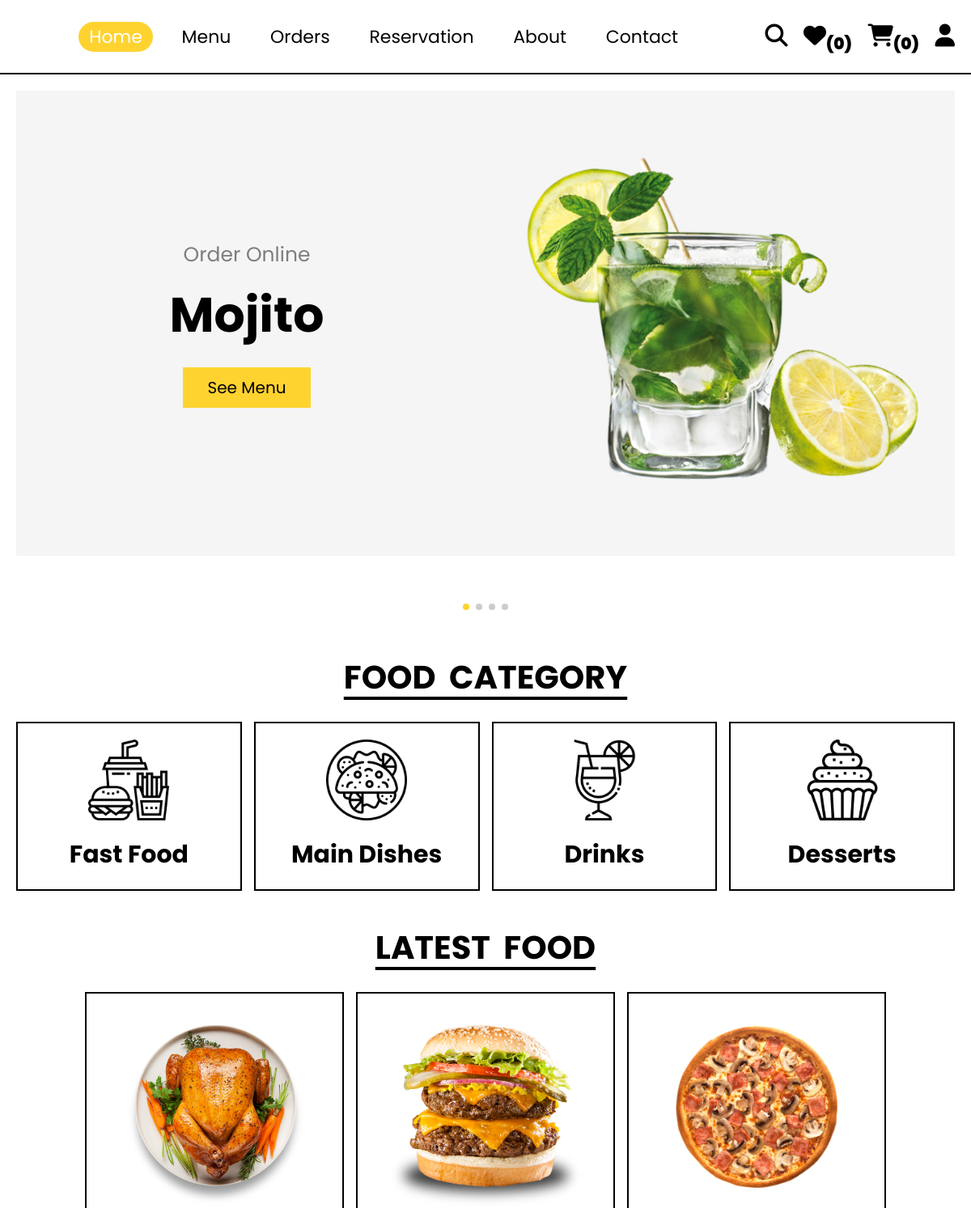
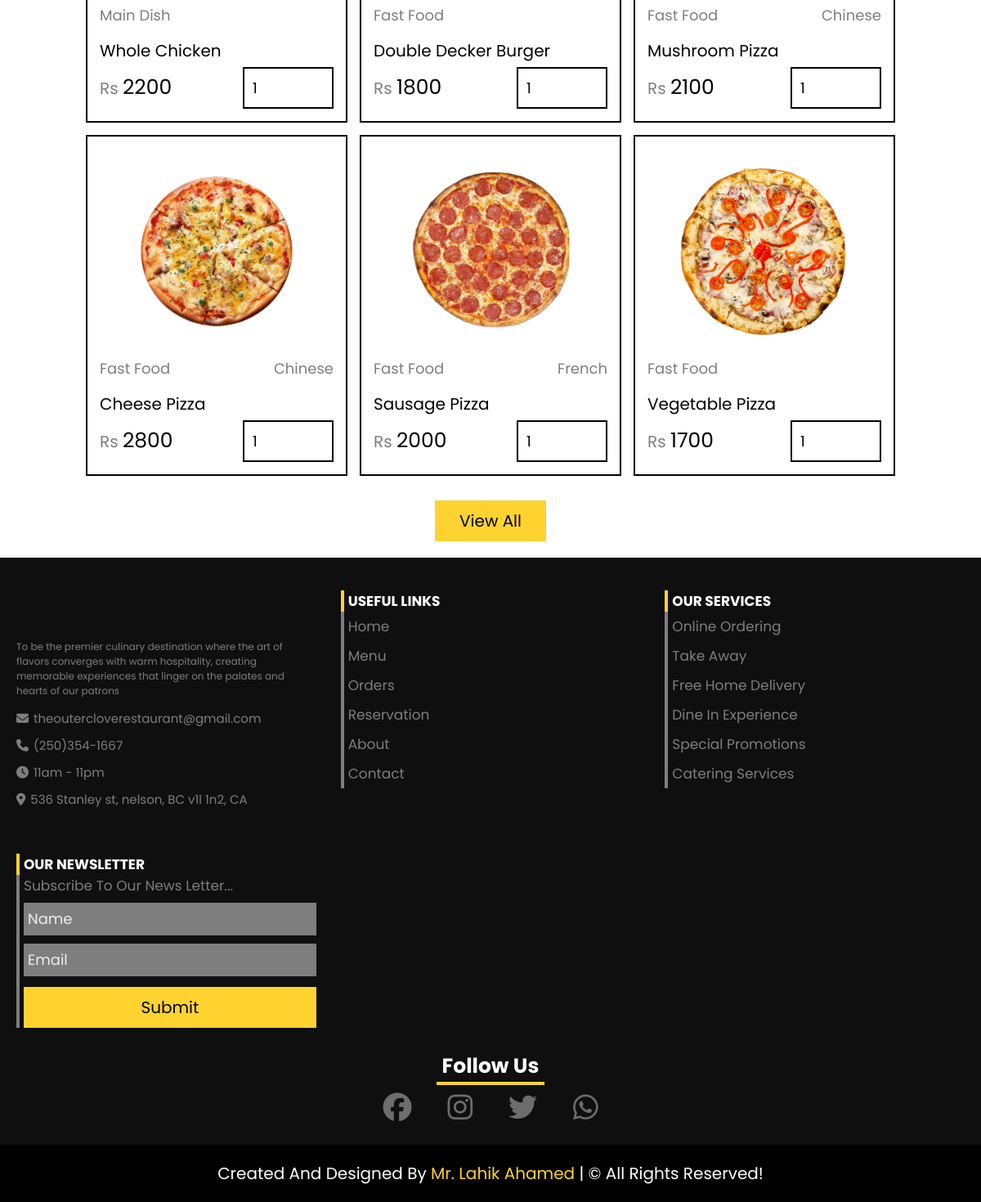
Page /customer/home.php on the committed database (2 pictures, top to bottom).
### tables this page shows
CREATE TABLE `products` (
  `id` int(11) NOT NULL,
  `cuisine` varchar(50) NOT NULL,
  `category` varchar(50) NOT NULL,
  `name` varchar(50) NOT NULL,
  `price` int(11) NOT NULL,
  `image` varchar(50) NOT NULL,
  `hero_slider` tinyint(1) NOT NULL
);

### customer/home.php (the view, shortened to what this page needs)
<?php
    include("../db/database.php");
?>
<!DOCTYPE html>
<html lang="en">
<head>
    <link rel="stylesheet" href="https://cdn.jsdelivr.net/npm/swiper@11/swiper-bundle.min.css"/>
    <link rel="stylesheet" href="../CSS/customer_style.css">
</head>
<body>
    <?php include("../components/user_header.php"); ?>
    <section class="hero">
        <div class="hero-slider">
            <div class="swiper-wrapper">
            <?php
                $select_hero_products = $conn->prepare("SELECT * FROM products WHERE hero_slider = ?");
                $select_hero_products->execute([1]);
                if($select_hero_products->rowCount() > 0) {
                    while($fetch_hero_products = $select_hero_products->fetch(PDO::FETCH_ASSOC)) {
            ?>
                        <div class="swiper-slide">
                            <div class="content">
                                <span>order online</span>
                                <h3><?= $fetch_hero_products['name'] ?></h3>
                                <a href="menu.php" class="btn">see menu</a>
                            </div>
                            <div class="image">
                                <img src="../uploaded images/<?= $fetch_hero_products['image'] ?>" alt="">
                            </div>
                        </div>
            <?php
                    }
                }
            ?>
            </div>
            <div class="swiper-pagination"></div>
        </div>
    </section>
    <section class="category">
        <h1 class="title">food category</h1>
        <div class="box-container">
            <a href="category.php?category=fast food" class="box">
                <img src="../images/cat-1.png" alt="">
                <h3>fast food</h3>
            </a>
            <a href="category.php?category=main dishes" class="box">
                <img src="../images/cat-2.png" alt="">
                <h3>main dishes</h3>
            </a>
            <a href="category.php?category=drinks" class="box">
                <img src="../images/cat-3.png" alt="">
                <h3>drinks</h3>
            </a>
            <a href="category.php?category=desserts" class="box">
                <img src="../images/cat-4.png" alt="">
                <h3>desserts</h3>
            </a>
        </div>
    </section>
    <section class="products">
        <h1 class="title">latest food</h1>
        <div class="box-container">
            <?php
                $select_products = $conn->prepare("SELECT * FROM products ORDER BY id DESC LIMIT 6");
                $select_products->execute();
                if($select_products->rowCount() > 0) {
                    while($fetch_products = $select_products->fetch(pdo::FETCH_ASSOC)) {
            ?>
                    <form action="" method="POST" class="box">
                    <img src="../uploaded images/<?= $fetch_products['image']; ?>" alt="">
                    <div class="cuisine-category">
                        <a href="category.php?category=<?= $fetch_products['category']; ?>" class="cat"
                        ><?= $fetch_products['category']; ?></a>
                        <a href="cuisine.php?cuisine=<?= $fetch_products['cuisine']; ?>" class="cuisine"
                        ><?= $fetch_products['cuisine']; ?></a>
                    </div>
                    <div class="name"><?= $fetch_products['name']; ?></div>
                    <div class="flex">
                        <div class="price"><span>Rs </span><?= $fetch_products['price']; ?></div>
                        <input type="number" name="qty" class="qty" min="1" max="99"
                        value="1" maxlength="2" onkeypress="if(this.value.length == 2) return false;">
                    </div>
                    </form>
            <?php
                }
                }else {
                    echo '<div class="empty">no products added yet!</div>';
                }
            ?>
        </div>
        <div class="more-btn">
            <a href="menu.php" class="btn">view all</a>
        </div>
    </section>
</body>
</html>
<?php include("../components/footer.php"); ?>

### components/user_header.php (shortened to what this page needs)
<?php
include("../db/database.php");
if(isset($_SESSION["id"])) {
    $user_id = $_SESSION["id"];
}else {
    $user_id = '';
}
?>
<link rel="stylesheet" href="https://cdn.jsdelivr.net/npm/swiper@11/swiper-bundle.min.css"/>
<link rel="stylesheet" href="../CSS/customer_style.css">
<header class="header">
    <section class="flex">
        <?php
            function getCurrentPageClass($page) {
                $currentPage = basename($_SERVER['PHP_SELF']);
                return ($currentPage == $page) ? 'selected' : '';
            }
        ?>
        <nav class="navbar">
            <a href="home.php" class="<?php echo getCurrentPageClass('home.php'); ?>">home</a>
            <a href="menu.php" class="<?php echo getCurrentPageClass('menu.php'); ?>">menu</a>
            <a href="order.php" class="<?php echo getCurrentPageClass('order.php'); ?>">orders</a>
            <a href="reservation.php" class="<?php echo getCurrentPageClass('reservation.php'); ?>">reservation</a>
            <a href="about.php" class="<?php echo getCurrentPageClass('about.php'); ?>">about</a>
            <a href="contact.php" class="<?php echo getCurrentPageClass('contact.php'); ?>">contact</a>
        </nav>
        <div class="icons">
            <?php
                $user_wishlist_items = $conn->prepare("SELECT * FROM wishlist
                WHERE user_id = ?");
                $user_wishlist_items->execute([$user_id]);
                $total_user_wishlist_items = $user_wishlist_items->rowCount();
            ?>
            <a href="search.php"><i class="fas fa-search"></i></a>
            <a href="wishlist.php"><i class="fas fa-heart"><sub><span>(<?= $total_user_wishlist_items; ?>)</span></sub></i></a>
            <a href="../customer/cart.php"><i class="fas fa-shopping-cart"><sub><span>(<?= count($_SESSION["cart"]); ?>)</span></sub></i></a>
            <i id="user-btn" class="fa-solid fa-user"></i>
        </div>
    </section>
</header>

### components/footer.php (shortened to what this page needs)
<link rel="stylesheet" href="https://cdn.jsdelivr.net/npm/swiper@11/swiper-bundle.min.css"/>
<link rel="stylesheet" href="../CSS/customer_style.css">
<footer class="footer">
    <section class="grid">
        <div class="links">
            <div class="logo">
            </div>
            <p id="des">To be the premier culinary destination where the art of flavors converges with warm hospitality, creating memorable experiences that linger on the palates and hearts of our patrons</p>
            <a href="mailto:theoutercloverestaurant@gmail.com"><i class="fas fa-envelope"></i>theoutercloverestaurant@gmail.com</a>
            <a href="tel:2503541667"><i class="fas fa-phone"></i>(250)354-1667</a>
            <p id="time"><i class="fas fa-clock"></i>11am - 11pm</p>
            <a href="https://www.google.com/maps/dir//536+Stanley+St,+Nelson,+BC+V1L+1N1,+Canada/@49.4910198,-117.3777511,12z/data=!4m8!4m7!1m0!1m5!1m1!1s0x537cb6a67c259213:0x4737156aa85a2ed5!2m2!1d-117.2953507!2d49.4910491?entry=ttu"><i class="fas fa-location-dot"></i>536 Stanley st, nelson, BC v1l 1n2, CA</a>
        </div>
        <div class="useful-links">
            <h3>useful links</h3>
            <a href="home.php">home</a>
            <a href="menu.php">menu</a>
            <a href="order.php">orders</a>
            <a href="reservation.php">Reservation</a>
            <a href="about.php">about</a>
            <a href="contact.php">contact</a>
        </div>
        <div class="our-services">
            <h3>our services</h3>
            <p>online ordering</p>
            <p>take away</p>
            <p>free home delivery</p>
            <p>dine in experience</p>
            <p>special promotions</p>
            <p>catering services</p>
        </div>
        <div class="news-letter">
            <h3>our newsletter</h3>
            <p>subscribe to our news letter...</p>
            <form action="<?php echo htmlspecialchars($_SERVER["PHP_SELF"]); ?>" method="post">
                <input type="text" name="name" maxlength="50" placeholder="Name" required>
                <input type="email" name="email" maxlength="50" placeholder="Email" required>
                <button type="submit" name="submit" class="btn">submit</button>
            </form>
            <p style="text-align: center; border-left: none; color:#fff"><?= isset($msg) ? $msg : '' ?></p>
        </div>
    </section>
    <div class="social-media">
        <h3>follow us</h3>
        <div class="social">
            <a href="https://www.facebook.com/outerclove/"><i class="fa-brands fa-facebook" style="color: #6d6d6d;"></i></a>
            <a href="https://www.instagram.com/outerclove/"><i class="fa-brands fa-instagram" style="color: #6d6d6d;"></i></a>
            <a href="https://www.twitter.com/outerclove/"><i class="fa-brands fa-twitter" style="color: #6d6d6d;"></i></a>
            <a href="https://www.whatsapp.com/outerclove/"><i class="fa-brands fa-whatsapp" style="color: #6d6d6d;"></i></a>
        </div>
    </div>
    <div class="credit">Created and Designed by <span>Mr. Lahik Ahamed</span> | &copy all rights
    reserved!</div>
</footer>

### rows in the picture
products: name "Mojito", image (picture)
products: image (picture), category "Main Dish", name "Whole Chicken", price "2200"
products: image (picture), category "Fast Food", name "Double Decker Burger", price "1800"
products: image (picture), category "Fast Food", cuisine "Chinese", name "Mushroom Pizza", price "2100"
products: image (picture), category "Fast Food", cuisine "Chinese", name "Cheese Pizza", price "2800"
products: image (picture), category "Fast Food", cuisine "French", name "Sausage Pizza", price "2000"
products: image (picture), category "Fast Food", name "Vegetable Pizza", price "1700"

### other values in the picture
$total_user_wishlist_items "0"
count($_SESSION["cart"]) "0"
